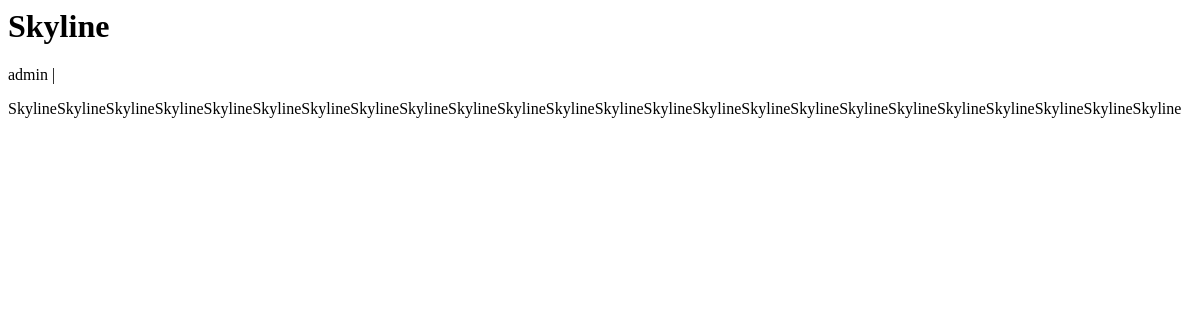
Before: /blog/ss/ with the older database file.
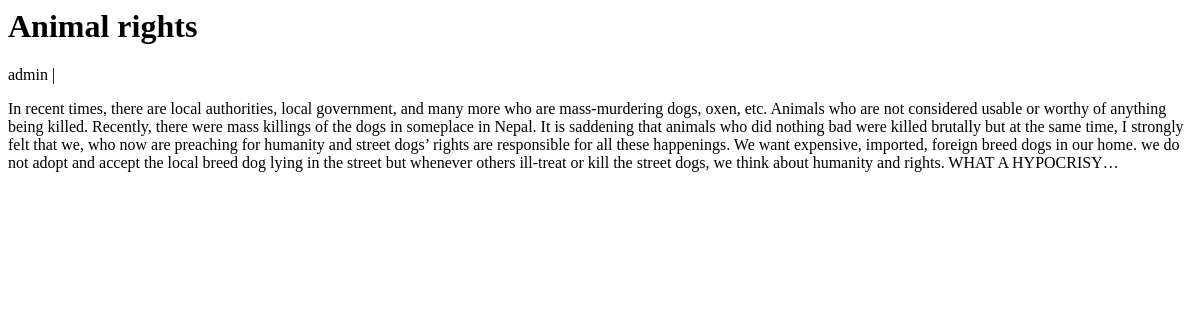
After: the same page with the newer database file.
### Blog/models.py (models this page shows, shortened)
class Post(models.Model):
    STATUS_CHOICES = (('Published', 'Published'),
                      ('Draft', 'Draft'),)
    title = models.CharField(max_length=250)
    subtitle = models.CharField(max_length=250)
    content = models.TextField()
    slug = models.SlugField(unique=True, max_length=255)
    status = models.CharField(max_length=10, default='Draft', choices=STATUS_CHOICES)
    created = models.DateTimeField(auto_now_add=True)
    updated = models.DateTimeField(auto_now=True)
    author = models.ForeignKey(User, on_delete=models.CASCADE)

### Blog/views.py (the view)
# urls.py: path('<slug:slug>/', views.PostDetail.as_view(), name='blogon_extend'),
class PostDetail(generic.DetailView):
    model = Post
    template_name = 'blogon_extend.html'

### Blog/templates/blogon_extend.html (shortened to what this page needs)
<h1>{% block title %} {{ object.title }} {% endblock title %}</h1>
<p class=" text-muted">{{ post.author }} | {{ post.created_on }}</p>
<p class="card-text ">{{ object.content | safe }}</p>

Changed rows visible on the page:
changed Post "admin": title "Skyline" → "Animal rights"; content "SkylineSkylineSkylineSkylineSkylineSkylineSkylineSkylineSkylineSkylineSkylineSkylineSkylineSkylineSkylineSkylineSkylineSkylineSkylineSkylineSkylineSkylineSkylineSkyline" → "In recent times, there are local authorities, local government, and many more who are mass-murdering dogs, oxen, etc. Animals who are not considered usable or worthy of anything being killed. Recently, there were mass killings of the dogs in someplace in Nepal. It is saddening that animals who did nothing bad were killed brutally but at the same time, I strongly felt that we, who now are preaching for humanity and street dogs’ rights are responsible for all these happenings. We want expensive, imported, foreign breed dogs in our home. we do not adopt and accept the local breed dog lying in the street but whenever others ill-treat or kill the street dogs, we think about humanity and rights.…"
